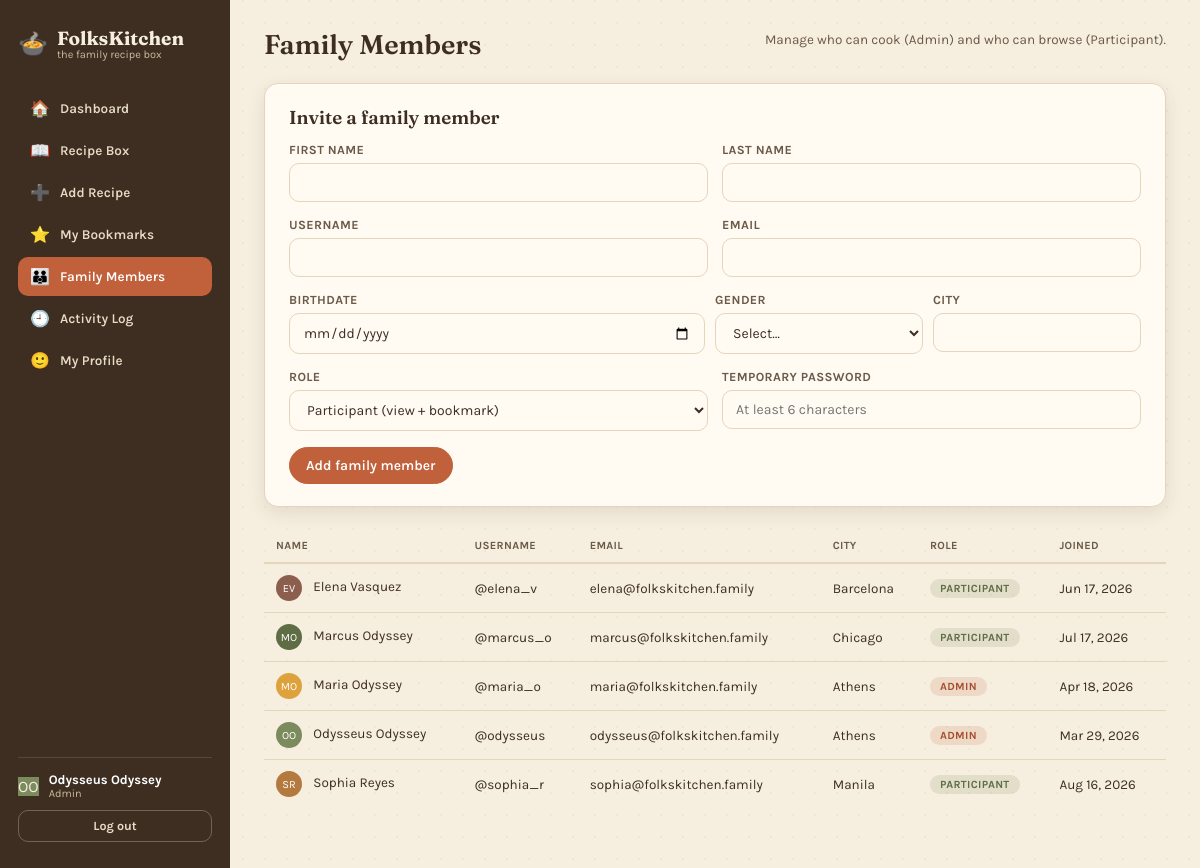
/members.php (signed in), run on the app's committed database.
### tables this page shows
CREATE TABLE Users
(
  User_ID       INT          NOT NULL AUTO_INCREMENT,
  First_Name    VARCHAR(50)  NOT NULL,
  Last_Name     VARCHAR(50)  NOT NULL,
  Username      VARCHAR(50)  NOT NULL,
  Email         VARCHAR(100) NOT NULL,
  Password_Hash VARCHAR(255) NOT NULL,
  Birthdate     DATE         NOT NULL,
  Gender        VARCHAR(20)  NOT NULL,
  City          VARCHAR(100) NOT NULL,
  Role          VARCHAR(20)  NOT NULL,
  Created_At    DATETIME     NOT NULL,
  PRIMARY KEY (User_ID)
);

### database/config/database.php (called while the page is built)
<?php
return [
    'host'   => 'localhost',
    'dbname' => 'folkskitchen',
    'user'   => 'root',
    'pass'   => '',
    'charset'=> 'utf8mb4',
];

### classes/Database.php (called while the page is built)
<?php
class Database
{
    private static ?PDO $instance = null;
    public static function getConnection(): PDO
    {
        if (self::$instance === null) {
            $config = require __DIR__ . '/../config/database.php';
            $dsn = sprintf(
                'mysql:host=%s;dbname=%s;charset=%s',
                $config['host'],
                $config['dbname'],
                $config['charset'] ?? 'utf8mb4'
            );
            try {
                self::$instance = new PDO($dsn, $config['user'], $config['pass'], [
                    PDO::ATTR_ERRMODE            => PDO::ERRMODE_EXCEPTION,
                    PDO::ATTR_DEFAULT_FETCH_MODE => PDO::FETCH_ASSOC,
                    PDO::ATTR_EMULATE_PREPARES   => false,
                ]);
            } catch (PDOException $e) {
                die(
                    'Database connection failed: ' . $e->getMessage() .
                    '. Check config/database.php and make sure the "folkskitchen" ' .
                    'database has been created and imported (see database/ folder).'
                );
            }
        }
        return self::$instance;
    }
}

### classes/User.php (called while the page is built, shortened)
<?php
require_once __DIR__ . '/Database.php';
class User
{
    public string $firstName;
    public string $lastName;
    public string $role;
    public function __construct(array $row = [])
    {
        $this->id           = isset($row['User_ID']) ? (int) $row['User_ID'] : null;
        $this->firstName    = $row['First_Name'] ?? '';
        $this->lastName     = $row['Last_Name'] ?? '';
        $this->username     = $row['Username'] ?? '';
        $this->email        = $row['Email'] ?? '';
        $this->city         = $row['City'] ?? '';
        $this->role         = $row['Role'] ?? self::ROLE_PARTICIPANT;
        $this->createdAt    = $row['Created_At'] ?? null;
    }
    public function fullName(): string
    {
        return trim("{$this->firstName} {$this->lastName}");
    }
    public function initials(): string
    {
        $a = $this->firstName !== '' ? substr($this->firstName, 0, 1) : '';
        $b = $this->lastName !== '' ? substr($this->lastName, 0, 1) : '';
        return strtoupper($a . $b);
    }
    public function isAdmin(): bool
    {
        return $this->role === self::ROLE_ADMIN;
    }
    public static function findById(int $id): ?self
    {
        $stmt = Database::getConnection()->prepare('SELECT * FROM Users WHERE User_ID = ?');
        $stmt->execute([$id]);
        $row = $stmt->fetch();
        return $row ? new self($row) : null;
    }
    public static function all(): array
    {
        $rows = Database::getConnection()
            ->query('SELECT * FROM Users ORDER BY First_Name, Last_Name')
            ->fetchAll();
        return array_map(fn($row) => new self($row), $rows);
    }
}

### includes/bootstrap.php (called while the page is built, shortened)
<?php
require_once __DIR__ . '/../classes/Database.php';
require_once __DIR__ . '/../classes/User.php';
function e(?string $value): string
{
    return htmlspecialchars($value ?? '', ENT_QUOTES, 'UTF-8');
}
function currentUser(): ?User
{
    static $cached = false;
    if ($cached === false) {
        $cached = isset($_SESSION['user_id']) ? User::findById((int) $_SESSION['user_id']) : null;
    }
    return $cached;
}
function requireLogin(): User
{
    $user = currentUser();
    return $user;
}
function requireAdmin(): User
{
    $user = requireLogin();
    return $user;
}
function avatarColor(int $userId): string
{
    return AVATAR_COLORS[$userId % count(AVATAR_COLORS)];
}
function formatDate(?string $datetime): string
{
    return (new DateTime($datetime))->format('M j, Y');
}

### members.php (the view, shortened to what this page needs)
<?php
require_once __DIR__ . '/includes/bootstrap.php';
$user = requireAdmin();
$values = [
    'first_name' => '', 'last_name' => '', 'username' => '', 'email' => '',
    'birthdate' => '', 'gender' => '', 'city' => '', 'role' => User::ROLE_PARTICIPANT,
];
$members = User::all();
$activeNav = 'members';
require __DIR__ . '/includes/header.php';
?>
<div class="topbar">
  <h2 class="page-title">Family Members</h2>
  <div class="page-sub">Manage who can cook (Admin) and who can browse (Participant).</div>
</div>
<div class="card" style="margin-bottom:22px;">
  <h3 style="margin-bottom:14px;">Invite a family member</h3>
  <form method="post" action="members.php">
    <div class="form-grid2">
      <div class="form-row"><label>First name</label><input type="text" name="first_name" required value="<?= e($values['first_name']) ?>"></div>
      <div class="form-row"><label>Last name</label><input type="text" name="last_name" required value="<?= e($values['last_name']) ?>"></div>
    </div>
    <div class="form-grid2">
      <div class="form-row"><label>Username</label><input type="text" name="username" required value="<?= e($values['username']) ?>"></div>
      <div class="form-row"><label>Email</label><input type="email" name="email" required value="<?= e($values['email']) ?>"></div>
    </div>
    <div class="form-grid3">
      <div class="form-row"><label>Birthdate</label><input type="date" name="birthdate" required value="<?= e($values['birthdate']) ?>"></div>
      <div class="form-row">
        <label>Gender</label>
        <select name="gender" required>
          <option value="">Select…</option>
        </select>
      </div>
      <div class="form-row"><label>City</label><input type="text" name="city" required value="<?= e($values['city']) ?>"></div>
    </div>
    <div class="form-grid2">
      <div class="form-row">
        <label>Role</label>
        <select name="role">
          <option value="<?= User::ROLE_PARTICIPANT ?>" <?= $values['role'] === User::ROLE_PARTICIPANT ? 'selected' : '' ?>>Participant (view + bookmark)</option>
        </select>
      </div>
      <div class="form-row"><label>Temporary password</label><input type="text" name="password" required placeholder="At least 6 characters"></div>
    </div>
    <button type="submit" class="btn btn-primary">Add family member</button>
  </form>
</div>
<table class="data-table">
  <thead><tr><th>Name</th><th>Username</th><th>Email</th><th>City</th><th>Role</th><th>Joined</th></tr></thead>
  <tbody>
    <?php foreach ($members as $m): ?>
      <tr>
        <td>
          <span class="avatar" style="width:26px;height:26px;font-size:11px;display:inline-flex;align-items:center;justify-content:center;border-radius:50%;color:#fff;background:<?= avatarColor($m->id) ?>;vertical-align:middle;margin-right:8px;"><?= e($m->initials()) ?></span>
          <?= e($m->fullName()) ?>
        </td>
        <td>@<?= e($m->username) ?></td>
        <td><?= e($m->email) ?></td>
        <td><?= e($m->city) ?></td>
        <td><span class="badge <?= $m->isAdmin() ? 'badge-admin' : 'badge-participant' ?>"><?= e($m->role) ?></span></td>
        <td><?= formatDate($m->createdAt) ?></td>
      </tr>
    <?php endforeach; ?>
  </tbody>
</table>
<?php require __DIR__ . '/includes/footer.php'; ?>

### includes/header.php (shortened to what this page needs)
<?php
$user = currentUser();
$activeNav = $activeNav ?? '';
$navItems = [
    ['id' => 'dashboard',  'href' => 'index.php',       'icon' => '🏠', 'label' => 'Dashboard'],
    ['id' => 'recipes',    'href' => 'recipes.php',     'icon' => '📖', 'label' => 'Recipe Box'],
    ['id' => 'add-recipe', 'href' => 'recipe_form.php', 'icon' => '➕', 'label' => 'Add Recipe', 'adminOnly' => true],
    ['id' => 'bookmarks',  'href' => 'bookmarks.php',   'icon' => '⭐', 'label' => 'My Bookmarks'],
    ['id' => 'members',    'href' => 'members.php',     'icon' => '👪', 'label' => 'Family Members', 'adminOnly' => true],
    ['id' => 'activity',   'href' => 'activity.php',    'icon' => '🕘', 'label' => 'Activity Log'],
    ['id' => 'profile',    'href' => 'profile.php',     'icon' => '🙂', 'label' => 'My Profile'],
];
?>
<!DOCTYPE html>
<html lang="en">
<head>
<link rel="stylesheet" href="assets/style.css">
</head>
<body>
<?php if ($user): ?>
<div id="app-shell" class="active">
  <aside class="sidebar">
    <div class="brand">
      <div class="brand-mark">🍲</div>
      <div>
        <div class="brand-name">FolksKitchen</div>
        <div class="brand-tag">the family recipe box</div>
      </div>
    </div>
    <nav class="nav">
      <?php foreach ($navItems as $item): ?>
        <a class="nav-item <?= $activeNav === $item['id'] ? 'active' : '' ?>" href="<?= e($item['href']) ?>">
          <span class="ic"><?= $item['icon'] ?></span> <?= e($item['label']) ?>
        </a>
      <?php endforeach; ?>
    </nav>
    <div class="sidebar-footer">
      <div class="sidebar-user">
        <div class="avatar" style="background:<?= avatarColor($user->id) ?>"><?= e($user->initials()) ?></div>
        <div>
          <div class="name"><?= e($user->fullName()) ?></div>
          <div class="role"><?= e($user->role) ?></div>
        </div>
      </div>
      <a class="logout-btn" href="logout.php" style="display:block; text-align:center; text-decoration:none;">Log out</a>
    </div>
  </aside>
  <main class="main">
<?php else: ?>
  <main class="main" style="max-width:none;">
<?php endif; ?>

### assets/style.css (style rules this page uses)
:root { --cream:#F6EEDF; --paper:#FFFBF3; --paper-edge:#EFE3C8; --ink:#3E2E22; --ink-soft:#6B5A48; --terracotta:#C1613B; --terracotta-dark:#A44E2E; --sage:#7C8B5D; --sage-dark:#5F6D45; --mustard:#DDA23B; --line:#E4D5BB; --danger:#B44B3E; --shadow: 0 6px 18px rgba(62,46,34,0.10); --radius: 14px; }
* { box-sizing:border-box; }
html,body { margin:0;padding:0; }
body { font-family:'Karla', sans-serif; background: radial-gradient(circle at 1px 1px, rgba(62,46,34,0.045) 1px, transparent 0) 0 0/22px 22px, var(--cream); color:var(--ink); min-height:100vh; -webkit-font-smoothing:antialiased; }
h1,h2,h3,h4 { font-family:'Fraunces', serif; font-weight:600; margin:0; color:var(--ink); }
a { color:inherit; }
button { font-family:inherit; cursor:pointer; }
input, select, textarea { font-family:inherit; }
.btn { display:inline-flex; align-items:center; gap:6px; padding:9px 16px; border-radius:999px; border:1.5px solid var(--ink); background:transparent; color:var(--ink); font-weight:600; font-size:14px; transition: transform .12s ease, background .15s ease, color .15s ease; text-decoration:none; }
.btn-primary { background:var(--terracotta); border-color:var(--terracotta); color:#fff; }
.badge { display:inline-block; padding:3px 10px; border-radius:999px; font-size:11px; font-weight:700; letter-spacing:.03em; text-transform:uppercase; }
.badge-admin { background:rgba(193,97,59,0.15); color:var(--terracotta-dark); }
.badge-participant { background:rgba(124,139,93,0.16); color:var(--sage-dark); }
#app-shell { display:flex; min-height:100vh; }
.sidebar { width:230px; flex:none; background:var(--ink); color:var(--cream); padding:26px 18px; display:flex; flex-direction:column; gap:22px; min-height:100vh; position:sticky; top:0; }
.brand { display:flex; align-items:center; gap:9px; }
.brand-mark { font-size:24px; }
.brand-name { font-family:'Fraunces',serif; font-size:19px; font-weight:700; color:var(--cream); }
.brand-tag { font-size:11px; color:#C9B99A; margin-top:-2px; }
nav.nav { display:flex; flex-direction:column; gap:3px; margin-top:6px; }
.nav-item { display:flex; align-items:center; gap:10px; padding:10px 12px; border-radius:10px; color:#E7DCC5; font-size:13.5px; font-weight:600; border:none; background:transparent; text-align:left; width:100%; transition: background .15s ease, color .15s ease; text-decoration:none; }
.nav-item .ic { font-size:16px; width:20px; text-align:center; }
.nav-item.active { background:var(--terracotta); color:#fff; }
.sidebar-footer { margin-top:auto; padding-top:14px; border-top:1px solid rgba(255,255,255,0.12); }
.sidebar-user { display:flex; align-items:center; gap:10px; margin-bottom:10px; }
.sidebar-user .name { font-size:13px; font-weight:700; color:#fff; }
.sidebar-user .role { font-size:11px; color:#C9B99A; }
.logout-btn { width:100%; background:transparent; border:1.5px solid rgba(255,255,255,0.25); color:#E7DCC5; border-radius:10px; padding:8px; font-size:12.5px; font-weight:700; }
.main { flex:1; padding:28px 34px 60px; max-width:1180px; }
.topbar { display:flex; align-items:flex-start; justify-content:space-between; gap:16px; margin-bottom:22px; flex-wrap:wrap; }
.page-title { font-size:27px; }
.page-sub { color:var(--ink-soft); font-size:13.5px; margin-top:4px; }
.card { background:var(--paper); border:1px solid var(--line); border-radius:var(--radius); padding:22px 24px; box-shadow:var(--shadow); }
form .form-row { margin-bottom:16px; }
form label { display:block; font-size:12.5px; font-weight:700; color:var(--ink-soft); margin-bottom:6px; text-transform:uppercase; letter-spacing:.03em; }
form input[type=text], form input[type=email], form input[type=password], form input[type=date], form input[type=number], form select, form textarea { width:100%; padding:10px 13px; border-radius:10px; border:1.5px solid var(--line); background:var(--paper); font-size:14px; color:var(--ink); }
.form-grid2 { display:grid; grid-template-columns:1fr 1fr; gap:14px; }
.form-grid3 { display:grid; grid-template-columns:2fr 1fr 1fr; gap:10px; }
table.data-table { width:100%; border-collapse:collapse; font-size:13.5px; }
table.data-table th { text-align:left; font-size:11px; text-transform:uppercase; letter-spacing:.03em; color:var(--ink-soft); padding:10px 12px; border-bottom:2px solid var(--line); }
table.data-table td { padding:11px 12px; border-bottom:1px solid var(--line); vertical-align:middle; }
table.data-table tr:last-child td { border-bottom:none; }

### data on the page
users: $user->initials() "OO", $user->fullName() "Odysseus Odyssey", Role "Admin", $m->initials() "OO", $m->fullName() "Odysseus Odyssey", Username "odysseus", Email "odysseus@folkskitchen.family", City "Athens", Role "ADMIN", Created_At "Mar 29, 2026"
users: $m->initials() "EV", $m->fullName() "Elena Vasquez", Username "elena_v", Email "elena@folkskitchen.family", City "Barcelona", Role "PARTICIPANT", Created_At "Jun 17, 2026"
users: $m->initials() "MO", $m->fullName() "Marcus Odyssey", Username "marcus_o", Email "marcus@folkskitchen.family", City "Chicago", Role "PARTICIPANT", Created_At "Jul 17, 2026"
users: $m->initials() "MO", $m->fullName() "Maria Odyssey", Username "maria_o", Email "maria@folkskitchen.family", City "Athens", Role "ADMIN", Created_At "Apr 18, 2026"
users: $m->initials() "SR", $m->fullName() "Sophia Reyes", Username "sophia_r", Email "sophia@folkskitchen.family", City "Manila", Role "PARTICIPANT", Created_At "Aug 16, 2026"

### other printed values
$item['icon'] "🏠"
$item['label'] "Dashboard"
$item['icon'] "📖"
$item['label'] "Recipe Box"
$item['icon'] "➕"
$item['label'] "Add Recipe"
$item['icon'] "⭐"
$item['label'] "My Bookmarks"
$item['icon'] "👪"
$item['label'] "Family Members"
$item['icon'] "🕘"
$item['label'] "Activity Log"
$item['icon'] "🙂"
$item['label'] "My Profile"
